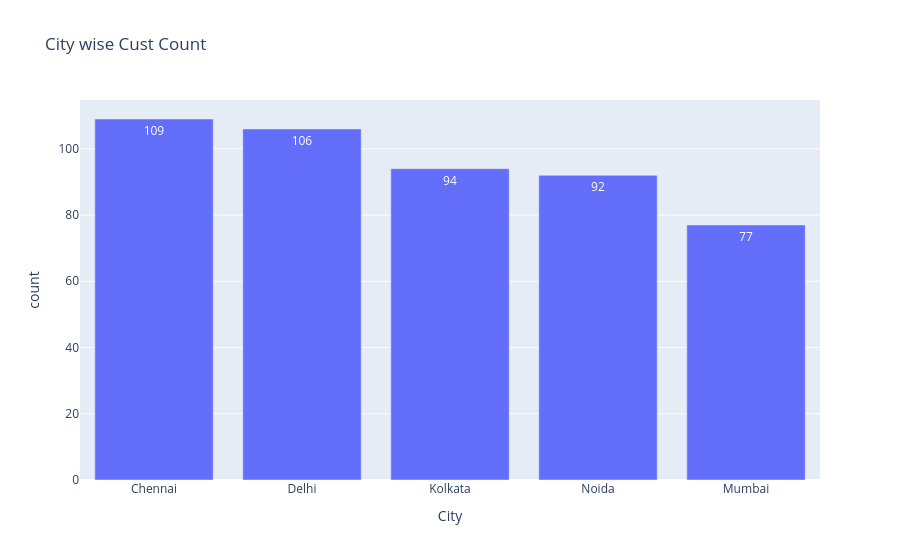

Here is the notebook cell this chart was saved with:
### Code cell
fig = px.bar(data_frame=q2,x='City',y='count',text='count',title='City wise Cust Count')
fig.show()

### Figure 1 — Plotly figure (JSON) as saved in the notebook; plotly's stock layout.template omitted (floating-point values rounded to 4 significant figures)
{"data": [{"hovertemplate": "City=%{x}<br>count=%{text}<extra></extra>", "legendgroup": "", "marker": {"color": "#636efa", "pattern": {"shape": ""}}, "name": "", "orientation": "v", "showlegend": false, "text": [109.0, 106.0, 94.0, 92.0, 77.0], "textposition": "auto", "type": "bar", "x": ["Chennai", "Delhi", "Kolkata", "Noida", "Mumbai"], "xaxis": "x", "y": [109, 106, 94, 92, 77], "yaxis": "y"}], "layout": {"barmode": "relative", "legend": {"tracegroupgap": 0}, "title": {"text": "City wise Cust Count"}, "xaxis": {"anchor": "y", "domain": [0, 1], "title": {"text": "City"}}, "yaxis": {"anchor": "x", "domain": [0, 1], "title": {"text": "count"}}}}
